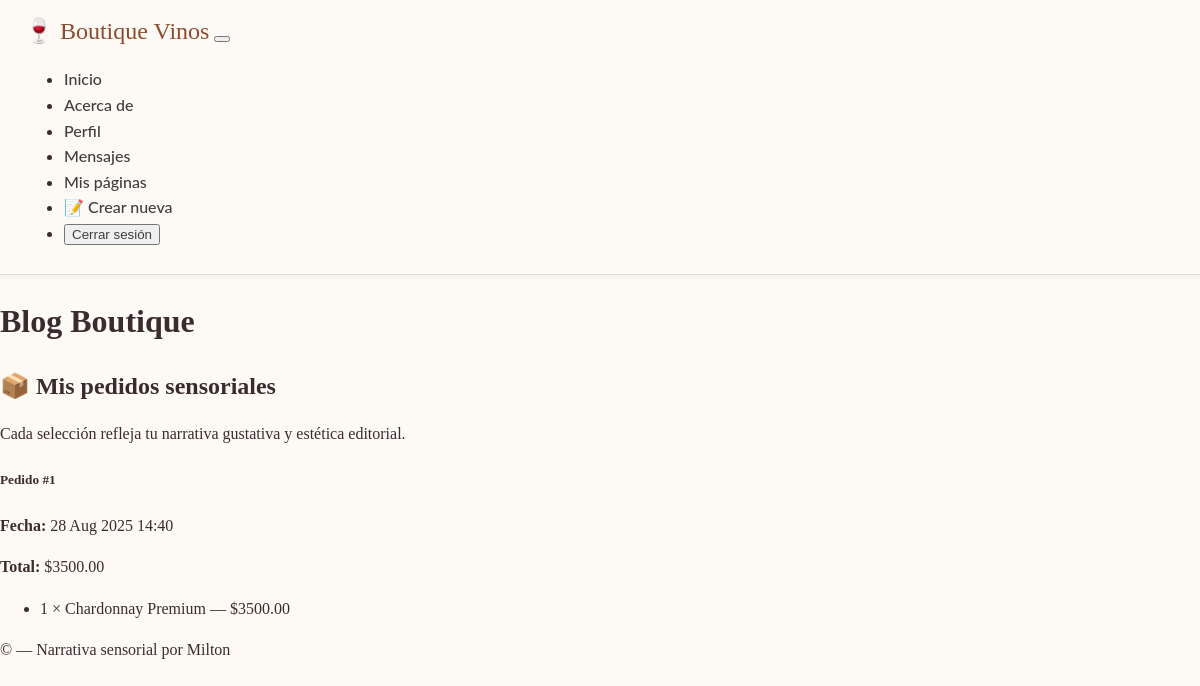
Page /carrito/mis-pedidos/ (signed in) on the earlier database version.
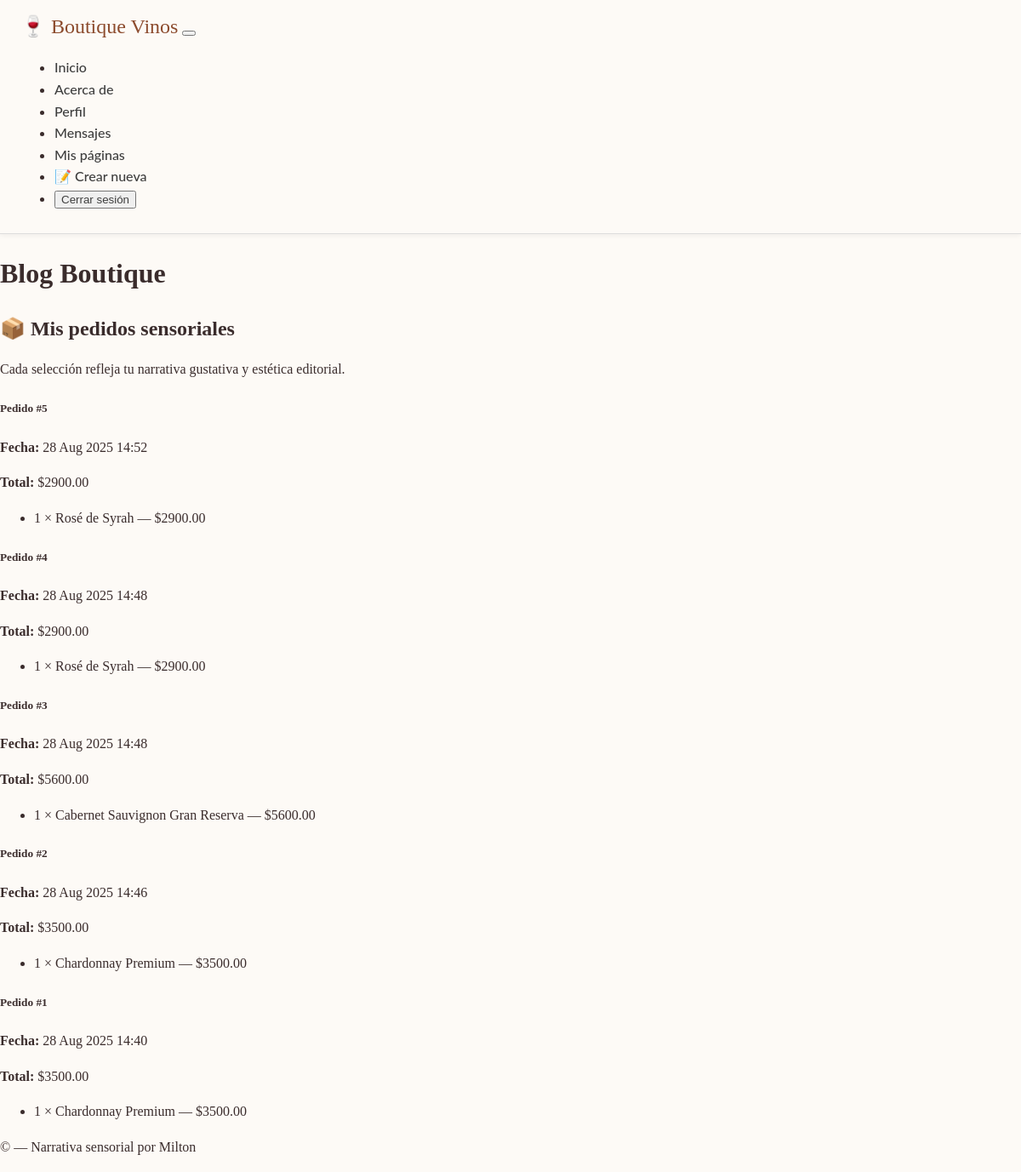
Same page on the later database version.
### carrito/models.py (models this page shows, shortened)
class Pedido(models.Model):
    usuario = models.ForeignKey(User, on_delete=models.CASCADE, verbose_name="Cliente")
    creado_en = models.DateTimeField(auto_now_add=True, verbose_name="Fecha de creación")
    total = models.DecimalField(max_digits=10, decimal_places=2, verbose_name="Total del pedido")
    class Meta:
        verbose_name = "Pedido"
        verbose_name_plural = "Pedidos"
        ordering = ["-creado_en"]

class ItemPedido(models.Model):
    pedido = models.ForeignKey(Pedido, related_name='items', on_delete=models.CASCADE)
    producto = models.ForeignKey(Vino, on_delete=models.CASCADE, verbose_name="Vino")
    cantidad = models.PositiveIntegerField(verbose_name="Cantidad")
    precio_unitario = models.DecimalField(max_digits=8, decimal_places=2, verbose_name="Precio unitario")
    class Meta:
        verbose_name = "Item de Pedido"
        verbose_name_plural = "Items de Pedido"
    def subtotal(self):
        return self.cantidad * self.precio_unitario

### pages/models.py (models this page shows, shortened)
class Vino(models.Model):
    nombre = models.CharField(max_length=100)
    varietal = models.CharField(max_length=100)
    añada = models.DateField()
    precio = models.DecimalField(max_digits=8, decimal_places=2, default=0.00)
    notas = RichTextField()
    maridaje = models.TextField()
    imagen = models.ImageField(upload_to='vinos/', blank=True, null=True)
    slug = models.SlugField(unique=True)

### carrito/views.py (the view)
# urls.py: path('mis-pedidos/', views.PedidoListView.as_view(), name='mis_pedidos'),
class PedidoListView(LoginRequiredMixin, ListView):
    model = Pedido
    template_name = 'carrito/pedido_list.html'
    context_object_name = 'pedidos'
    paginate_by = 6
    extra_context = {
        'title': 'Mis pedidos sensoriales',
        'show_navbar': True
    }
    def get_queryset(self):
        return Pedido.objects.filter(usuario=self.request.user).order_by('-creado_en')

### messenger/context_processors.py (called while the page is built)
def mensajes_no_leidos(request):
    if request.user.is_authenticated:
        count = Message.objects.filter(recipient=request.user, read=False).count()
        return {'mensajes_no_leidos': count}
    return {}

### carrito/templates/carrito/pedido_list.html (shortened to what this page needs)
{% extends "base.html" %}
{% block content %}
<main class="container py-5">
  <section class="text-center mb-4">
    <h1 class="display-5">📦 Mis pedidos sensoriales</h1>
    <p class="lead">Cada selección refleja tu narrativa gustativa y estética editorial.</p>
  </section>
  {% if pedidos %}
    <section class="row">
      {% for pedido in pedidos %}
        <div class="col-md-6 mb-4">
          <div class="card shadow-sm h-100">
            <div class="card-body">
              <h5 class="card-title">Pedido #{{ pedido.id }}</h5>
              <p class="card-text"><strong>Fecha:</strong> {{ pedido.creado_en|date:"d M Y H:i" }}</p>
              <p class="card-text"><strong>Total:</strong> ${{ pedido.total }}</p>
              <ul class="list-group list-group-flush mt-3">
                {% for item in pedido.items.all %}
                  <li class="list-group-item">
                    {{ item.cantidad }} × {{ item.producto.nombre }} — ${{ item.subtotal }}
                  </li>
                {% endfor %}
              </ul>
            </div>
          </div>
        </div>
      {% endfor %}
    </section>
  {% else %}
    <div class="alert alert-secondary text-center">
      Aún no realizaste ningún pedido. Tu historia sensorial está por comenzar.
    </div>
  {% endif %}
</main>
{% endblock %}

### templates/base.html (shortened to what this page needs)
<!DOCTYPE html>
<html lang="es">
<head>
    {% load static %}
    <link rel="stylesheet" href="{% static 'css/boutique.css' %}">
    <link rel="stylesheet" href="{% static 'pages/css/pages.css' %}">
    <link rel="stylesheet" href="{% static 'mi_primera_app/css/home.css' %}">
</head>
<body>
    {% if show_navbar %}
      {% include "includes/navbar.html" %}
    {% endif %}
    <div class="layout-container">
        {% block header %}
        <header class="layout-header text-center py-3">
            <h1 class="site-title">Blog Boutique</h1>
        </header>
        {% endblock %}
        {% block main %}
        <main class="layout-main container py-4">
            {% block content %}{% endblock %}
        </main>
        {% endblock %}
        {% block footer %}
        <footer class="layout-footer text-center py-3">
            <p>&copy; {{ now|date:"Y" }} — Narrativa sensorial por Milton</p>
        </footer>
        {% endblock %}
    </div>
    {% block extra_js %}
    <link rel="stylesheet" href="{% static 'css/navbar.css' %}">
    {% endblock %}
</body>
</html>

### templates/includes/navbar.html (shortened to what this page needs)
<nav class="navbar navbar-expand-lg navbar-light bg-light shadow-sm px-4 py-2">
  <div class="container-fluid">
    <a class="navbar-brand fw-bold" href="{% url 'pages:vino_list' %}">🍷 Boutique Vinos</a>
    <button class="navbar-toggler" type="button" data-bs-toggle="collapse" data-bs-target="#navbarBoutique" aria-controls="navbarBoutique" aria-expanded="false" aria-label="Toggle navigation">
    </button>
    <div class="collapse navbar-collapse" id="navbarBoutique">
      <ul class="navbar-nav ms-auto mb-2 mb-lg-0">
        <li class="nav-item">
          <a class="nav-link" href="{% url 'pages:vino_list' %}">Inicio</a>
        </li>
        <li class="nav-item">
          <a class="nav-link" href="{% url 'pages:about' %}">Acerca de</a>
        </li>
        {% if user.is_authenticated %}
          <li class="nav-item">
            <a class="nav-link" href="{% url 'accounts:profile' %}">Perfil</a>
          </li>
          <li class="nav-item">
            <a class="nav-link position-relative" href="{% url 'messenger:inbox' %}">
              Mensajes
            </a>
          </li>
          <li class="nav-item">
            <a class="nav-link" href="{% url 'pages:page_list' %}">Mis páginas</a>
          </li>
          <li class="nav-item">
            <a class="nav-link" href="{% url 'pages:page_create' %}">📝 Crear nueva</a>
          </li>
          <li class="nav-item">
            <form action="{% url 'accounts:logout' %}" method="post" class="d-inline">
              <button type="submit" class="btn btn-link nav-link">Cerrar sesión</button>
            </form>
          </li>
        {% else %}
          <li class="nav-item">
            <a class="nav-link" href="{% url 'accounts:login' %}">Iniciar sesión</a>
          </li>
        {% endif %}
      </ul>
    </div>
  </div>
</nav>

### static/css/boutique.css (style rules this page uses)
body { font-family: 'Georgia', serif; background-color: #fdfdfd; color: #2c2c2c; line-height: 1.6; }

### static/pages/css/pages.css (style rules this page uses)
body { font-family: 'Cormorant Garamond', serif; background-color: #fdfaf6; color: #3a2c2c; margin: 0; padding: 0; }
h1, h2 { font-weight: 600; margin-bottom: 0.5em; }
a { text-decoration: none; color: #7b3f00; transition: color 0.3s ease; }

### static/css/navbar.css (style rules this page uses)
.navbar { background-color: #fdfaf6; border-bottom: 1px solid #ddd; box-shadow: 0 2px 6px rgba(0,0,0,0.05); font-family: 'Lato', sans-serif; padding: 0.75rem 1.5rem; }
.navbar-brand { font-family: 'Playfair Display', serif; font-size: 1.5rem; color: #8c4b2d; }
.nav-link { color: #3e3e3e; font-weight: 500; margin-right: 1rem; transition: color 0.2s ease; }

Differences in the rows shown:
added Pedido: id "5", creado_en "28 Aug 2025 14:52", total "2900.00"
added ItemPedido: cantidad "1", producto.nombre "Rosé de Syrah", subtotal "2900.00", shown under "5"
added Pedido: id "4", creado_en "28 Aug 2025 14:48", total "2900.00"
added ItemPedido: cantidad "1", producto.nombre "Rosé de Syrah", subtotal "2900.00", shown under "4"
added Pedido: id "3", creado_en "28 Aug 2025 14:48", total "5600.00"
added ItemPedido: cantidad "1", producto.nombre "Cabernet Sauvignon Gran Reserva", subtotal "5600.00", shown under "3"
added Pedido: id "2", creado_en "28 Aug 2025 14:46", total "3500.00"
added ItemPedido: cantidad "1", producto.nombre "Chardonnay Premium", subtotal "3500.00", shown under "2"
